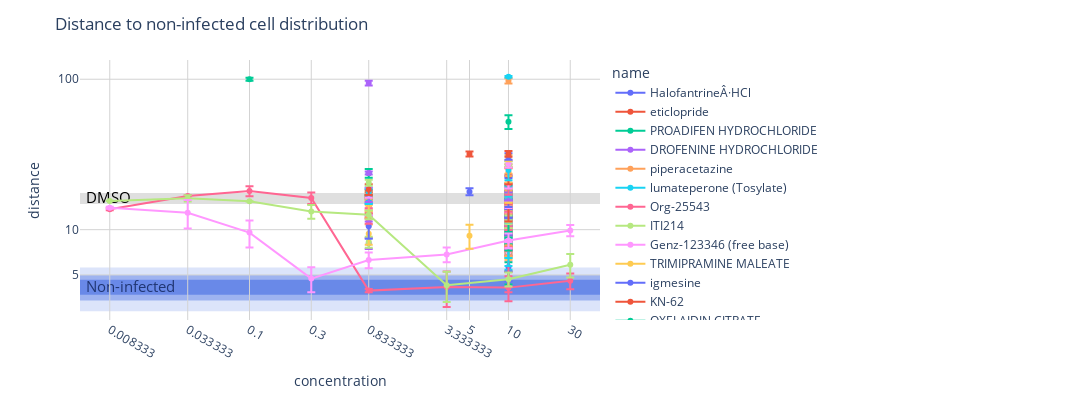

The notebook cell this image was saved under:
### Markdown cell above
##### Secondary hit

### Code cell
# Extract secondary hit
secondary_hit_id = subset[subset['type'] == 'secondary_cp_hit']['batch_id'].to_list()
secondary_hits = compounds[compounds['batch_id'].isin(secondary_hit_id)].copy()

# Concatenate with control
selected_compounds = pd.concat([secondary_hits, antiviral_control, cp_control])

plot_compounds_interactive(selected_compounds, dmso)
